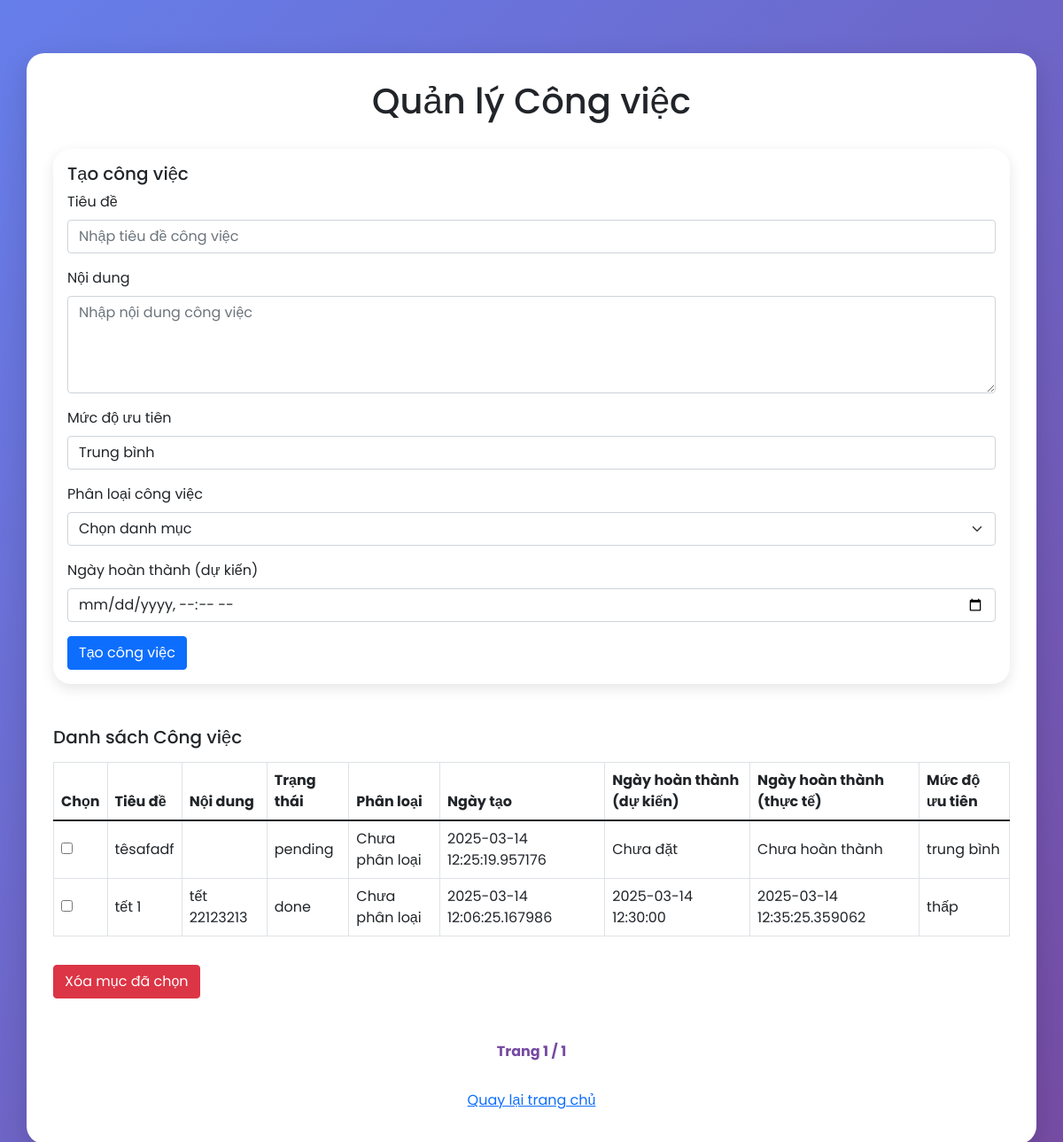
/tasks (signed in), run on an earlier commit of the app's database.
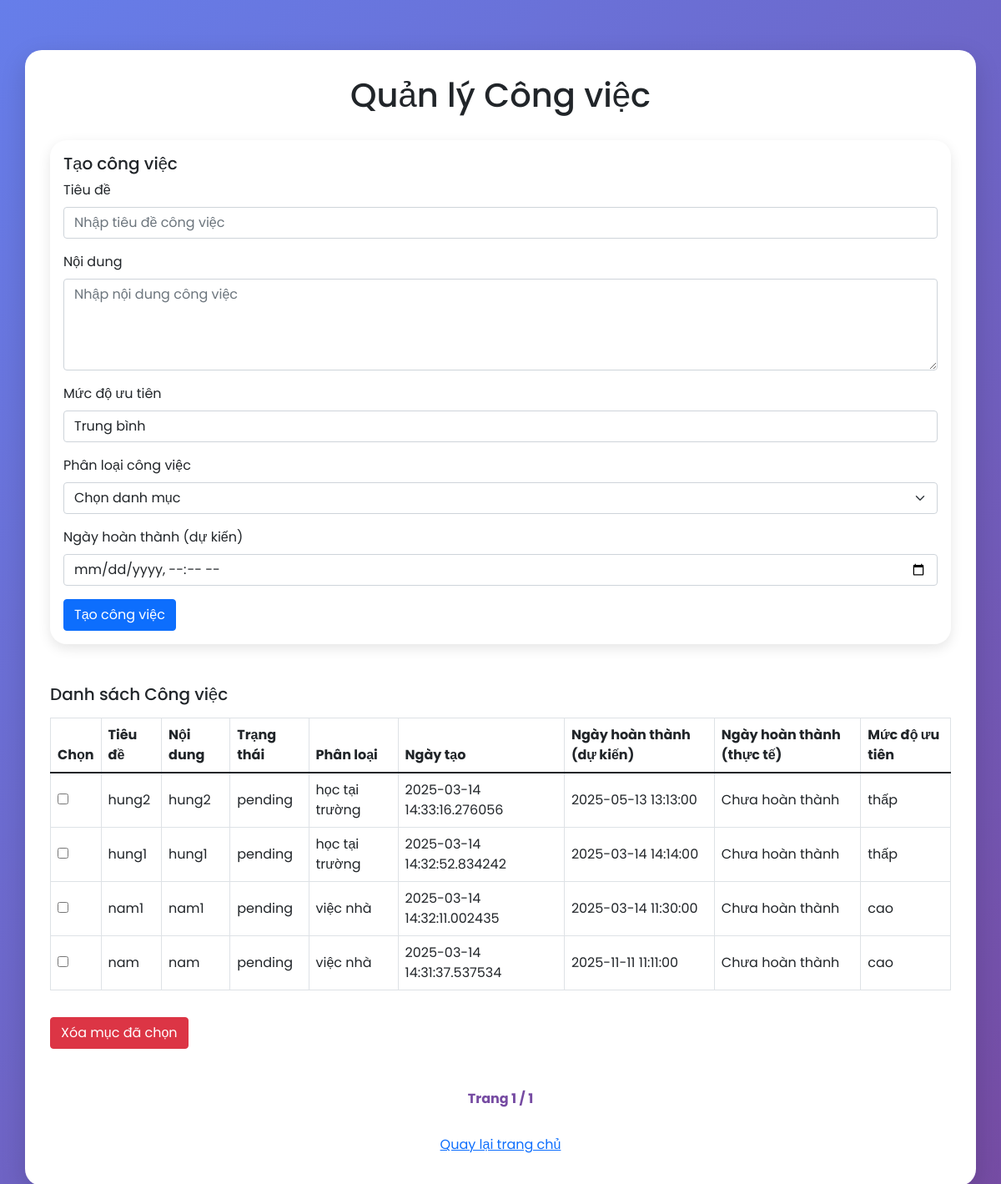
And on a later commit of the database.
### app.py (models this page shows)
class Task(db.Model):
    id = db.Column(db.Integer, primary_key=True)
    title = db.Column(db.String(100), nullable=False)
    content = db.Column(db.Text, nullable=True)
    status = db.Column(db.String(20), default='pending')  # pending, done
    created_time = db.Column(db.DateTime, default=datetime.utcnow)
    finished_time = db.Column(db.DateTime, nullable=True)
    due_date = db.Column(db.DateTime, nullable=True)        # Ngày dự kiến hoàn thành
    priority = db.Column(db.String(20), default='trung bình') # cao, trung bình, thấp
    user_id = db.Column(db.Integer, db.ForeignKey('user.id'), nullable=False)
    category_id = db.Column(db.Integer, db.ForeignKey('category.id'), nullable=True)

class Category(db.Model):
    id = db.Column(db.Integer, primary_key=True)
    name = db.Column(db.String(100), nullable=False)
    tasks = db.relationship('Task', backref='category', lazy=True)

### app.py (the view, shortened to what this page needs)
@app.route('/tasks', methods=['GET', 'POST'])
def tasks():
    user = current_user()
    if not user:
        flash('Bạn cần đăng nhập để quản lý công việc.')
        return redirect(url_for('login'))
    page = request.args.get('page', 1, type=int)
    pagination = Task.query.filter_by(user_id=user.id).order_by(Task.id.desc()).paginate(page=page, per_page=5)
    tasks_list = pagination.items
    categories = Category.query.all()
    return render_template('tasks.html', user=user, tasks=tasks_list, categories=categories, pagination=pagination)

### app.py (called while the page is built)
def current_user():
    if 'user_id' in session:
        return User.query.get(session['user_id'])
    return None

### Templates/tasks.html (shortened to what the changed rows need)
<!DOCTYPE html>
<html lang="vi">
<head>
  <link href="https://cdn.jsdelivr.net/npm/bootstrap@5.1.3/dist/css/bootstrap.min.css" rel="stylesheet">
</head>
<body>
  <div class="container">
    <h1>Quản lý Công việc</h1>
    {% if tasks %}
      <form method="POST" action="{{ url_for('delete_tasks') }}">
        <div class="table-responsive">
          <table class="table table-bordered align-middle">
            <thead>
              <tr>
                <th scope="col">Chọn</th>
                <th scope="col">Tiêu đề</th>
                <th scope="col">Nội dung</th>
                <th scope="col">Trạng thái</th>
                <th scope="col">Phân loại</th>
                <th scope="col">Ngày tạo</th>
                <th scope="col">Ngày hoàn thành (dự kiến)</th>
                <th scope="col">Ngày hoàn thành (thực tế)</th>
                <th scope="col">Mức độ ưu tiên</th>
              </tr>
            </thead>
            <tbody>
              {% for t in tasks %}
              <tr>
                <td><input type="checkbox" name="task_ids" value="{{ t.id }}"></td>
                <td>{{ t.title }}</td>
                <td>{{ t.content }}</td>
                <td>{{ t.status }}</td>
                <td>
                  {% if t.category %}
                    {{ t.category.name }}
                  {% else %}
                    Chưa phân loại
                  {% endif %}
                </td>
                <td>{{ t.created_time }}</td>
                <td>
                  {% if t.due_date %}
                    {{ t.due_date }}
                  {% else %}
                    Chưa đặt
                  {% endif %}
                </td>
                <td>
                  {% if t.finished_time %}
                    {{ t.finished_time }}
                  {% else %}
                    Chưa hoàn thành
                  {% endif %}
                </td>
                <td>{{ t.priority }}</td>
              </tr>
              {% endfor %}
            </tbody>
          </table>
        </div>
      </form>
    {% else %}
      <p class="text-muted">Chưa có công việc nào.</p>
    {% endif %}
  </div>
</body>
</html>

What changed in the data, as far as the page shows it:
removed Task: title "têsafadf", status "pending", shows "Chưa phân loại", created_time "2025-03-14 12:25:19.957176", shows "Chưa đặt", shows "Chưa hoàn thành", priority "trung bình"
removed Task: title "tết 1", content "tết 22123213", status "done", shows "Chưa phân loại", created_time "2025-03-14 12:06:25.167986", due_date "2025-03-14 12:30:00", finished_time "2025-03-14 12:35:25.359062", priority "thấp"
added Task: title "hung2", content "hung2", status "pending", category.name "học tại trường", created_time "2025-03-14 14:33:16.276056", due_date "2025-05-13 13:13:00", shows "Chưa hoàn thành", priority "thấp"
added Task: title "hung1", content "hung1", status "pending", category.name "học tại trường", created_time "2025-03-14 14:32:52.834242", due_date "2025-03-14 14:14:00", shows "Chưa hoàn thành", priority "thấp"
added Task: title "nam1", content "nam1", status "pending", category.name "việc nhà", created_time "2025-03-14 14:32:11.002435", due_date "2025-03-14 11:30:00", shows "Chưa hoàn thành", priority "cao"
added Task: title "nam", content "nam", status "pending", category.name "việc nhà", created_time "2025-03-14 14:31:37.537534", due_date "2025-11-11 11:11:00", shows "Chưa hoàn thành", priority "cao"
